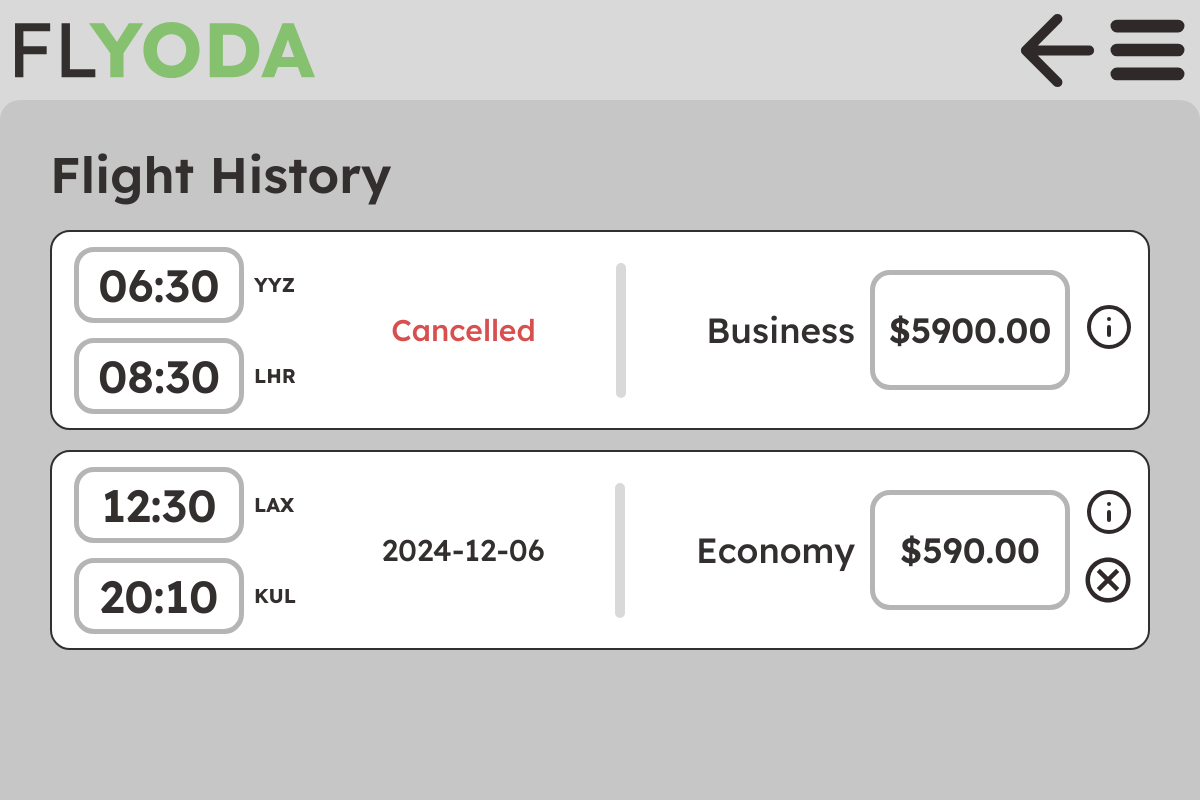
Screenshot of /history (signed in) with the database file from the repository.
### tables this page shows
CREATE TABLE PURCHASE_HISTORY
                                (ACCOUNT_ID         INTEGER NOT NULL,
                                 PURCHASE_NUMBER    INTEGER NOT NULL,
                                 FLIGHT_ID          INTEGER NOT NULL,
                                 SEAT_DESIGNATION   TEXT NOT NULL,
                                 PURCHASE_PRICE     REAL NOT NULL,
                                 PURCHASE_DATE      DATE NOT NULL,
                                 PAYMENT_ID         INTEGER NOT NULL,
                                 PRIMARY KEY (ACCOUNT_ID, PURCHASE_NUMBER),
                                 FOREIGN KEY (ACCOUNT_ID) REFERENCES ACCOUNTS(ID),
                                 FOREIGN KEY (FLIGHT_ID, SEAT_DESIGNATION) REFERENCES SEATS(FLIGHT_ID, SEAT_DESIGNATION),
                                 FOREIGN KEY (PAYMENT_ID) REFERENCES PAYMENTS(ID)
                                 );

CREATE TABLE FLIGHTS 
                                (ID INTEGER PRIMARY KEY AUTOINCREMENT,
                                 FLIGHT_NUMBER      TEXT NOT NULL,
                                 ORIGIN             TEXT NOT NULL, 
                                 DESTINATION        TEXT NOT NULL, 
                                 ORIGIN_CODE        CHAR(3) NOT NULL, 
                                 DESTINATION_CODE   CHAR(3) NOT NULL, 
                                 DEPARTURE_DATE     DATE NOT NULL,  
                                 RETURN_DATE        DATE NOT NULL, 
                                 DEPARTURE_TIME     TIME NOT NULL, 
                                 ARRIVAL_TIME       TIME NOT NULL
                                 );

CREATE TABLE SEATS
                                (FLIGHT_ID          INTEGER NOT NULL,
                                 SEAT_DESIGNATION   TEXT NOT NULL, -- A1, A2, A3, B1, etc
                                 PRICE              REAL NOT NULL,
                                 CLASS              TEXT NOT NULL,
                                 AVAILABILITY       BOOLEAN NOT NULL,
                                 ACCOUNT_ID         INTEGER,
                                 PRIMARY KEY (FLIGHT_ID, SEAT_DESIGNATION),
                                 FOREIGN KEY (ACCOUNT_ID) REFERENCES ACCOUNTS(ID),
                                 FOREIGN KEY (FLIGHT_ID) REFERENCES FLIGHTS(ID)
                                 );

### app.py (the view)
@app.route('/history', methods=['GET', 'POST'])
def history():
    if not check_logged_in():
        return redirect(url_for('index'))
    user_history = get_history(get_current_account()[0])
    if request.method == 'POST':
        purchase_number = request.form['purchase-number']
        cancel_purchase = get_purchase(get_current_account()[0], purchase_number)
        return render_template("flight_history.html", history=user_history, cancel_purchase=cancel_purchase)
    return render_template("flight_history.html", history=user_history)

### app.py (called while the page is built)
def get_db():
    db = getattr(g, '_database', None)
    if db is None:
        db = g._database = sqlite3.connect(app.config['DATABASE'])
    return db

@app.teardown_appcontext
def close_connection(exception):
    db = getattr(g, '_database', None)
    if db is not None:
        db.close()

@app.after_request
def add_header(response):
    response.headers['Cache-Control'] = 'public, max-age=86400'
    return response

def check_logged_in():
    return 'account' in session

def get_current_account():
    return session['account']

def get_history(account_id):
    cursor = get_db().cursor()
    cursor.execute('''
        SELECT FLIGHTS.*, SEATS.CLASS, PURCHASE_HISTORY.PURCHASE_NUMBER, PURCHASE_HISTORY.PURCHASE_PRICE, PAYMENTS.PAYMENT_STATUS
        FROM PURCHASE_HISTORY
        JOIN SEATS ON PURCHASE_HISTORY.FLIGHT_ID = SEATS.FLIGHT_ID AND PURCHASE_HISTORY.SEAT_DESIGNATION = SEATS.SEAT_DESIGNATION
        JOIN FLIGHTS ON PURCHASE_HISTORY.FLIGHT_ID = FLIGHTS.ID
        JOIN PAYMENTS ON PURCHASE_HISTORY.PAYMENT_ID = PAYMENTS.ID
        WHERE PURCHASE_HISTORY.ACCOUNT_ID = ?
        ORDER BY FLIGHTS.DEPARTURE_DATE ASC
    ''', (account_id,))
    result = cursor.fetchall()
    cursor.close()
    return result

### templates/flight_history.html (shortened to what this page needs)
{% extends 'base.html' %}
{% block body %}
    <body style="overflow-x: hidden">
    <div class="page">
        <div class="banner">
            <div class="banner-contents">
                <a class="banner-logo-wrapper" href="/">
                    <img class="banner-logo" src="{{ url_for('static', filename='img/logo.svg') }}" alt="Logo">
                </a>
                <a class="banner-icon-wrapper" href="/search">
                    <img class="banner-icon" src="{{ url_for('static', filename='img/back-arrow.svg') }}" alt="Back">
                </a>
                <a class="banner-icon-wrapper" href="">
                    <img class="banner-icon" src="{{ url_for('static', filename='img/hamburger-menu.svg') }}" alt="Menu">
                </a>
            </div>
        </div>
        <div class=" page-content page-content-long">
            <p class="search-form-header">Flight History</p>
            <div class="flight-result-list">
                {% if not history %}
                    <p style="font-size: 30px" class="error">No flight history</p>
                {% else %}
                    {% for history_entry in history %}
                        <form class="flight-history-result" method="POST">
                            <div class="flight-history-time-block">
                                <div class="flight-history-time-airport">
                                    <p class="flight-history-time">
                                        {{ history_entry[8] }}
                                    </p>
                                    <p class="flight-history-airport">
                                        {{ history_entry[4] }}
                                    </p>
                                </div>
                                <div class="flight-history-time-airport">
                                    <p class="flight-history-time">
                                        {{ history_entry[9] }}
                                    </p>
                                    <p class="flight-history-airport">
                                        {{ history_entry[5] }}
                                    </p>
                                </div>
                            </div>
                            <p class="flight-history-date">
                                {% if history_entry[13] == "Success" %}
                                    {{ history_entry[6] }}
                                {% else %}
                                    <em style="color: var(--textred)">Cancelled</em>
                                {% endif %}
                            </p>
                            <div class="flight-history-line"></div>
                            <div class="flight-history-right">
                                <p class="flight-history-class">
                                    {{ history_entry[10] }}
                                </p>
                                <p class="flight-history-price">
                                    ${{ "%.2f"|format(history_entry[12]) }}
                                </p>
                                <div class="flight-history-icons">
                                    <a href="{{ pass }}">
                                        <img class="flight-history-icon" src="{{ url_for('static', filename='img/info.svg') }}" alt="">
                                    </a>
                                    {% if history_entry[13] == "Success" %}
                                        <button class="image-button" type="submit">
                                            <img class="flight-history-icon" src="{{ url_for('static', filename='img/cancel.svg') }}" alt="">
                                        </button>
                                    {% endif %}
                                </div>
                            </div>
                        </form>
                    {% endfor %}
                {% endif %}
            </div>
        </div>
    </div>
    </body>
{% endblock %}

### templates/base.html (shortened to what this page needs)
<!DOCTYPE html>
<html lang="en">
<head>
    <link rel="stylesheet" href="{{ url_for('static', filename='css/main.css') }}">
</head>
{% block body %} {% endblock %}
</html>

### static/css/main.css (style rules this page uses)
:root { --flyodagreen: #85C16F; --textdefault: #332F2F; --textred: #D74F4F; --linktext: #668e58; --inputplaceholder: #C1C1C1; --darkerwhite: #B5B5B5; --background1: #D9D9D9; --background2: #C7C6C6; --page-width: 1250px; --bold-text: 500; }
body, html { margin: 0; background-color: var(--background1); font-family: "Lexend Deca", sans-serif; font-size: 25px; color: var(--textdefault); height: 100vh; }
body { width: 100vw; max-width: 100%; }
em { color: var(--linktext); font-style: normal; }
input[type=button], button { font-family: "Lexend Deca", sans-serif; color: var(--textdefault); background-color: var(--flyodagreen); font-size: 35px; font-weight: 500; border: 0; padding: 15px 30px; border-radius: 20px; outline: none; width: fit-content; margin: 20px 0; flex-shrink: 0; }
button.image-button { width: fit-content; height: fit-content; background: transparent; margin: 0; padding: 0; cursor: pointer; }
::placeholder { color: var(--inputplaceholder); }
.page { margin: 0; min-height: 100%; display: flex; flex-direction: column; }
.page-content { box-sizing: border-box; overflow: auto; height: fit-content; background-color: var(--background2); margin: 0 auto; border-radius: 20px; width: 100%; }
.page-content-long { max-width: var(--page-width); padding: 50px 50px 0 50px; flex-grow: 1; border-bottom-left-radius: 0; border-bottom-right-radius: 0; }
.banner { background-color: var(--background1); margin: 0; width: 100%; height: 100px; position: sticky; top: 0; }
.banner-contents { display: flex; flex-wrap: nowrap; gap: 15px; padding: 0 15px; box-sizing: border-box; align-items: center; max-width: var(--page-width); width: 100%; height: 100%; margin: 0 auto; }
.banner-logo-wrapper { display: flex; flex-shrink: 2; box-sizing: border-box; margin: 15px 0; min-width: 200px; max-width: 300px; }
.banner-logo { width: 100%; flex-shrink: 0; }
.banner-icon-wrapper { display: flex; width: 75px; min-width: 50px; margin: 15px 0; }
.banner-icon { width: 100%; flex-shrink: 0; }
.search-form-header { font-size: 50px; font-weight: 600; line-height: 1; margin: 0 0 20px 0; }
.flight-result-list { display: flex; flex-direction: column; height: fit-content; }
.flight-history-result { display: flex; align-items: center; background-color: white; border: solid 2px var(--textdefault); box-sizing: border-box; margin: 10px auto; height: 200px; width: 100%; justify-content: space-between; border-radius: 20px; padding-left: 2%; }
.flight-history-time-block { display: flex; flex-direction: column; margin-right: 15px; gap: 15px; }
.flight-history-time-airport { display: flex; align-items: center; gap: 10px; }
.flight-history-time { border: solid 5px var(--darkerwhite); font-family: "Lexend Deca", sans-serif; color: var(--textdefault); font-size: 45px; font-weight: 600; text-align: center; padding: 5px 5px; border-radius: 20px; outline: none; width: 170px; height: fit-content; box-sizing: border-box; margin: 0; }
.flight-history-airport { font-size: 20px; text-transform: uppercase; font-weight: 700; margin: 2px 0; }
.flight-history-date { font-size: 30px; margin: 5px 0; font-weight: 500; }
.flight-history-line { border: 5px solid var(--background1); border-radius: 30px; height: 125px; width: 0; }
.flight-history-right { display: flex; align-items: center; gap: 15px; }
.flight-history-class { font-weight: 500; font-size: 35px; }
.flight-history-price { border: solid 5px var(--darkerwhite); font-family: "Lexend Deca", sans-serif; color: var(--textdefault); font-size: 35px; font-weight: 600; text-align: center; padding: 5px 5px; border-radius: 20px; outline: none; width: 200px; height: 120px; line-height: 100px; box-sizing: border-box; margin: 0; }
.flight-history-icons { display: flex; flex-direction: column; gap: 15px; margin-right: 15px; }

### rows the page displays
PURCHASE_HISTORY: DEPARTURE_TIME "06:30", ORIGIN_CODE "YYZ", ARRIVAL_TIME "08:30", DESTINATION_CODE "LHR", shows "Cancelled", CLASS "Business", PURCHASE_PRICE "5900.00"
PURCHASE_HISTORY: DEPARTURE_TIME "12:30", ORIGIN_CODE "LAX", ARRIVAL_TIME "20:10", DESTINATION_CODE "KUL", DEPARTURE_DATE "2024-12-06", CLASS "Economy", PURCHASE_PRICE "590.00"
